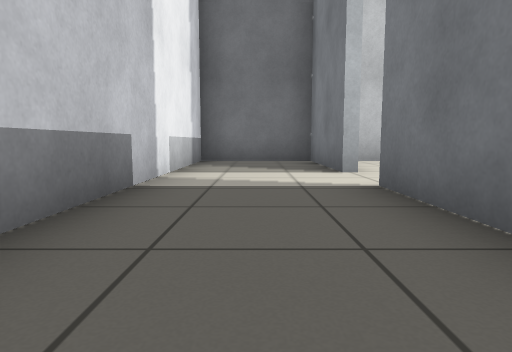
view 1 (above)

20 first-person views from a walk through a robot-simulator world made for Gazebo. The camera is 0.5 m above the floor, tilts 6° down and sees 75° across. The lines on the ground mark 1 m squares. The floor is counted in squares, 1 m on a side. Each view is taken from the middle of a square. On the plan, view 1 faces up. The plan holds only what a view shows up to about 9 squares ahead; the rest is blank. The place goes on beyond the plan.

view 2
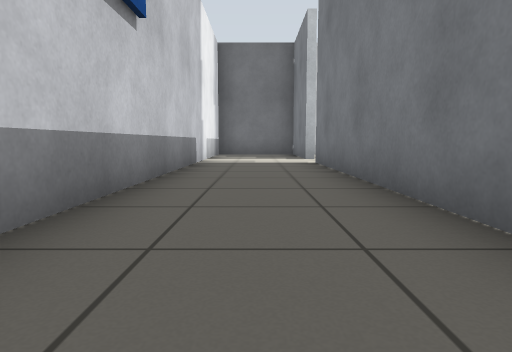

view 3
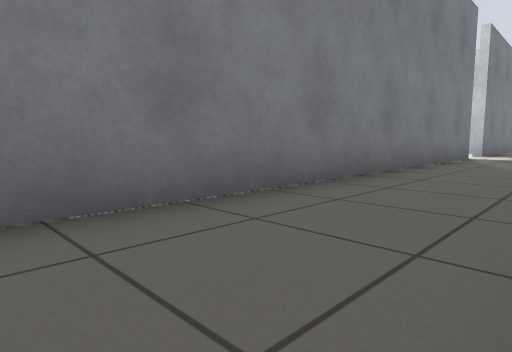

view 4
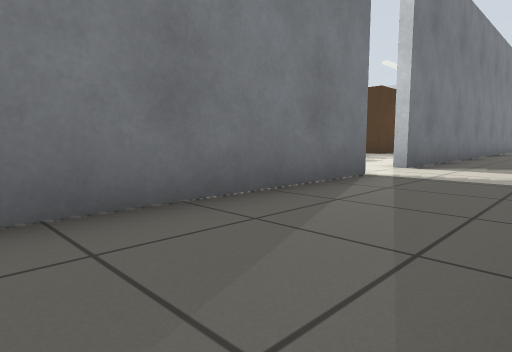

view 5
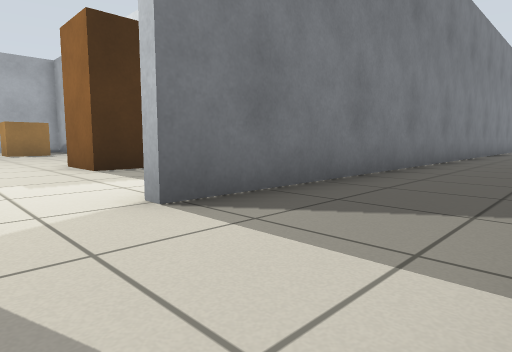

view 6
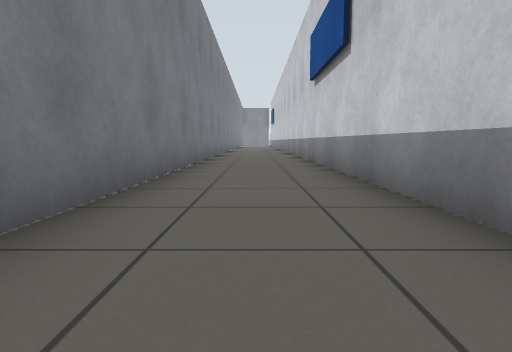

view 7
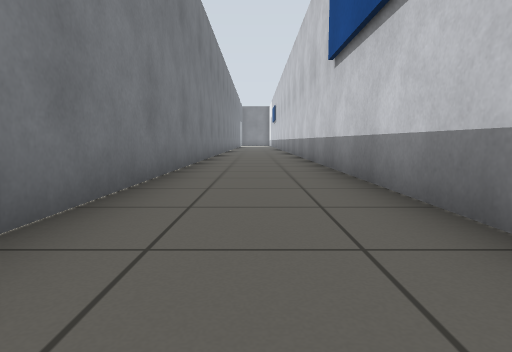

view 8
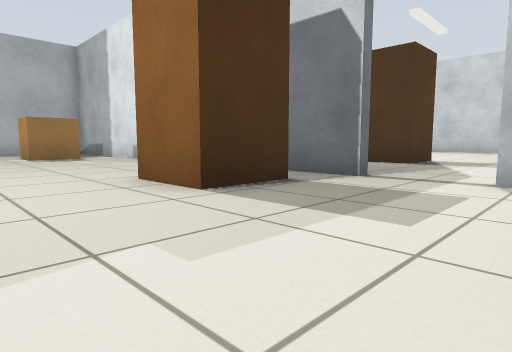

view 9
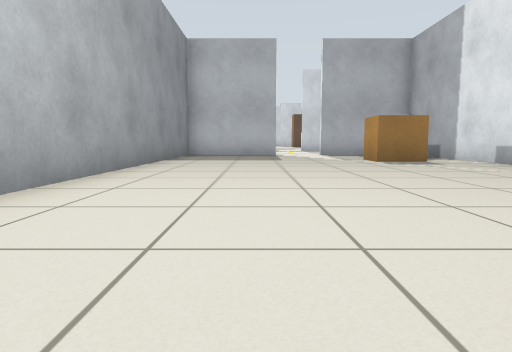

view 10
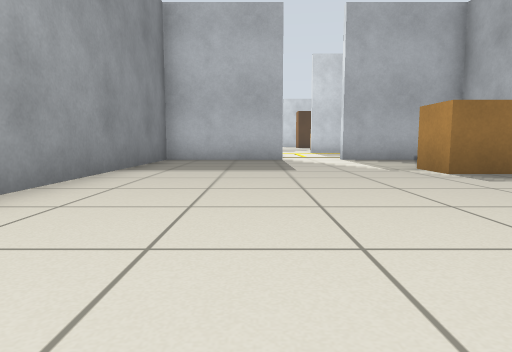

view 11
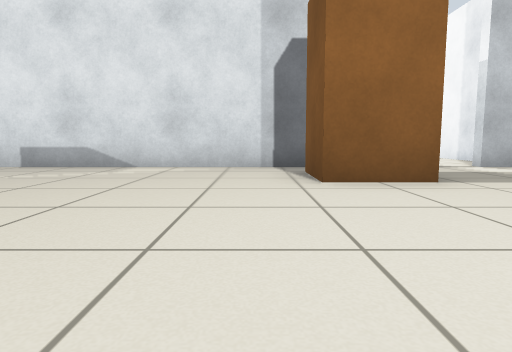

view 12
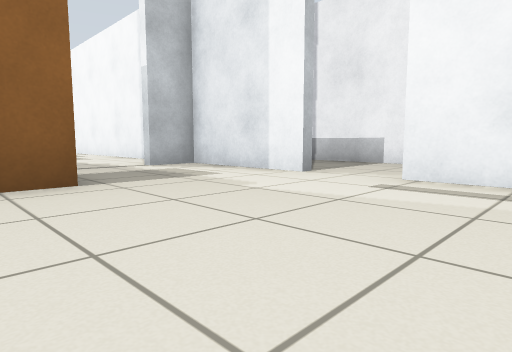

view 13
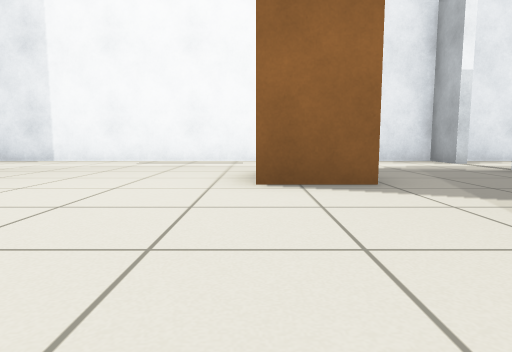

view 14
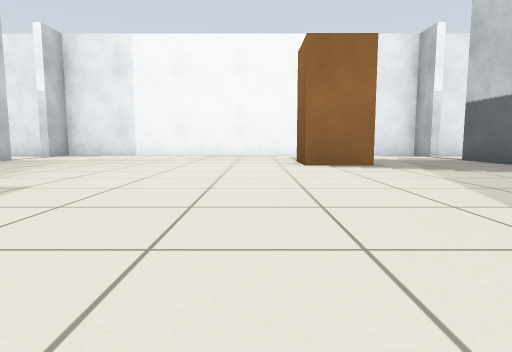

view 15
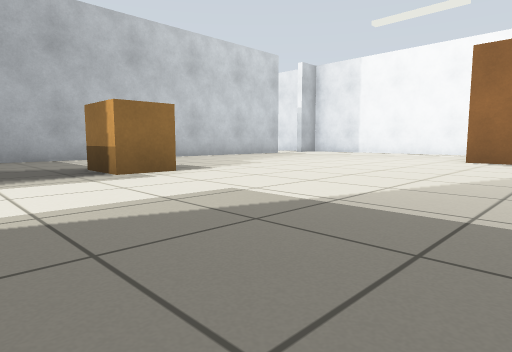

view 16
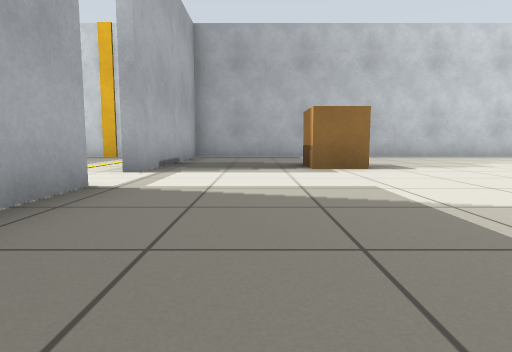

view 17
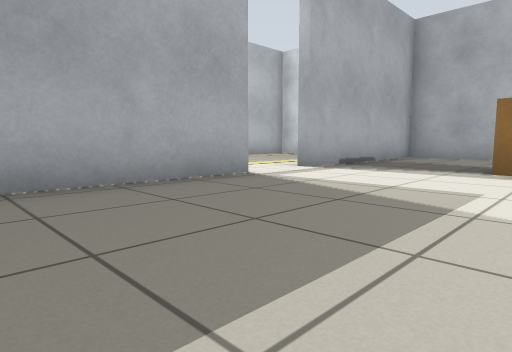

view 18
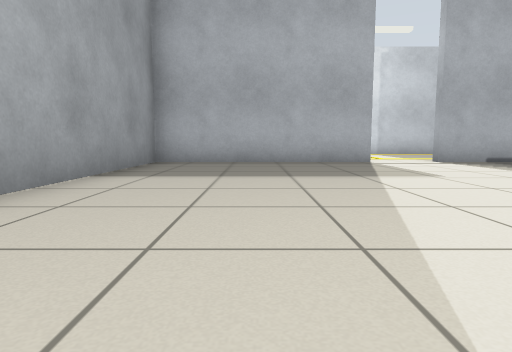

view 19
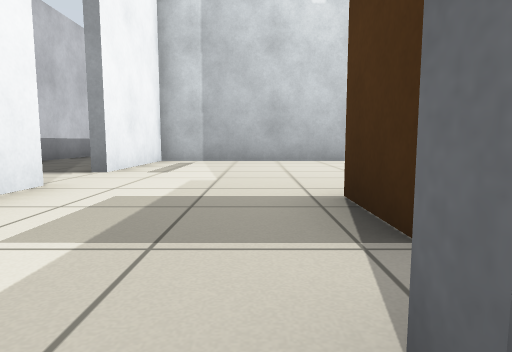

view 20
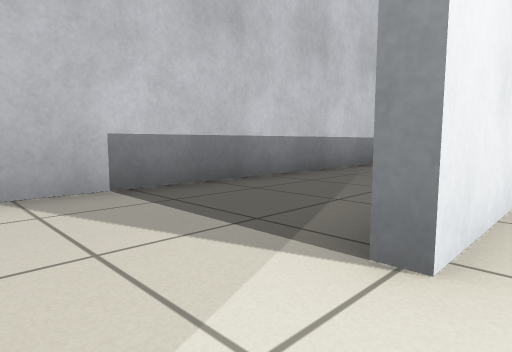

### Floor plan
Points are (right, up) in squares from view 1. A wall is a line through its corners. A room is listed if a view was taken in it or the views show most of it. See-through windows are left out.
Room 1 (views 1, 2, 3, 4, 5, 6, 7)
walls: (1.4, -10.8) (1.4, 3.8); (-1.4, -4.9) (-1.4, -14.4); (-1.4, -16.8) (-1.4, -26.2); (1.4, 5.2) (1.4, 8.4) (-1.4, 8.4) (-1.4, -2.2); (1.4, -26.1) (1.4, -12.2)
ways out: opening at (1, -11.5) to room 2; opening at (1, 4.5)
Room 2 (views 8, 9, 10, 11, 12, 13, 14, 15, 16, 17, 18, 19, 20)
walls: (6, -15.6) (4.2, -15.6); (4.2, -15.4) (15.9, -15.4) (15.9, -12.2); (15.9, -20.8) (15.9, -15.6) (11, -15.6); (1.6, -16.8) (1.6, -18.2); (1.6, -20) (1.6, -26.5); (1.6, -12.2) (1.6, -15.2); (15.9, -10.8) (15.9, -7.6) (1.6, -7.6) (1.6, -10.8); (15.9, -26.2) (15.9, -22.2)
ways out: opening at (1, -11.5) to room 1; opening at (16, -21.5); opening at (16, -11.5)
objects: grey box (2, -16); crate (5, -20) to (6, -19); crate (5, -14) to (6, -13); pallet (12, -24) to (13, -23); pallet (12, -14) to (13, -13)

Where each view was taken, in squares from view 1:
view 1: 0 up, 0 right, facing up
view 2: 4 down, 0 right, facing up
view 3: 0 up, 1 left, facing down-right
view 4: 6 down, 1 left, facing down-right
view 5: 11 down, 1 left, facing down-right
view 6: 15 down, 0 right, facing down
view 7: 17 down, 0 right, facing down
view 8: 11 down, 2 right, facing down-right
view 9: 10 down, 4 right, facing right
view 10: 10 down, 7 right, facing right
view 11: 9 down, 7 right, facing down
view 12: 9 down, 6 right, facing down-left
view 13: 20 down, 10 right, facing left
view 14: 21 down, 13 right, facing left
view 15: 18 down, 15 right, facing down-left
view 16: 17 down, 14 right, facing down
view 17: 17 down, 12 right, facing down-right
view 18: 18 down, 8 right, facing right
view 19: 16 down, 4 right, facing up
view 20: 12 down, 2 right, facing up-left
